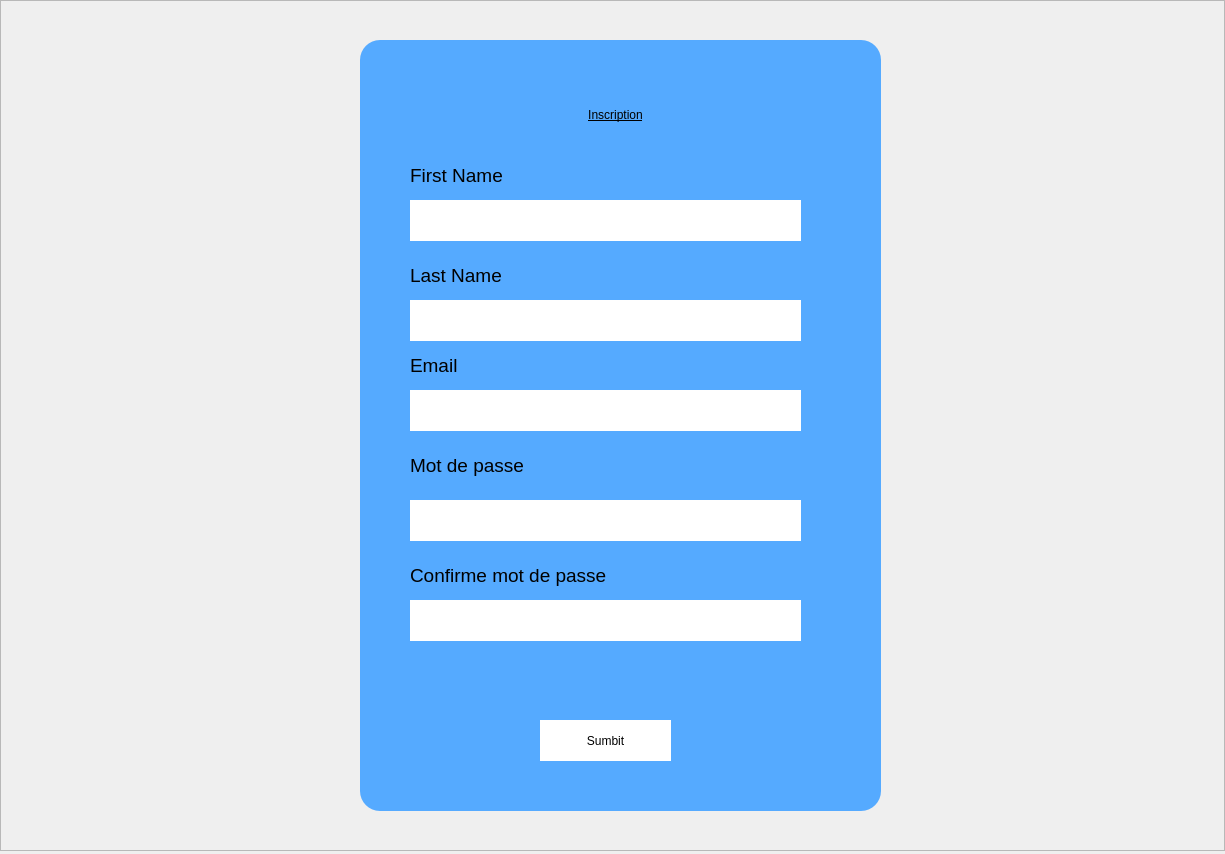
<?xml version="1.0" encoding="UTF-8"?>
<ui version="4.0">
 <class>MainWindow</class>
 <widget class="QMainWindow" name="MainWindow">
  <property name="geometry">
   <rect>
    <x>0</x>
    <y>0</y>
    <width>1225</width>
    <height>854</height>
   </rect>
  </property>
  <property name="windowTitle">
   <string>MainWindow</string>
  </property>
  <widget class="QWidget" name="centralwidget">
   <widget class="QFrame" name="frame">
    <property name="geometry">
     <rect>
      <x>0</x>
      <y>0</y>
      <width>1225</width>
      <height>851</height>
     </rect>
    </property>
    <property name="styleSheet">
     <string notr="true"/>
    </property>
    <property name="frameShape">
     <enum>QFrame::StyledPanel</enum>
    </property>
    <property name="frameShadow">
     <enum>QFrame::Raised</enum>
    </property>
    <widget class="QLabel" name="label">
     <property name="geometry">
      <rect>
       <x>0</x>
       <y>0</y>
       <width>1225</width>
       <height>851</height>
      </rect>
     </property>
     <property name="styleSheet">
      <string notr="true">image: url(:/images/Static/background.webp);</string>
     </property>
     <property name="text">
      <string/>
     </property>
     <property name="pixmap">
      <pixmap resource="../resources.qrc">:/images/Static/background.webp</pixmap>
     </property>
     <property name="scaledContents">
      <bool>true</bool>
     </property>
    </widget>
    <widget class="QFrame" name="frame_2">
     <property name="geometry">
      <rect>
       <x>360</x>
       <y>40</y>
       <width>521</width>
       <height>771</height>
      </rect>
     </property>
     <property name="styleSheet">
      <string notr="true">background-color: rgb(255, 255, 255);
border-radius:20px;
background-color: rgb(85, 170, 255);</string>
     </property>
     <property name="frameShape">
      <enum>QFrame::StyledPanel</enum>
     </property>
     <property name="frameShadow">
      <enum>QFrame::Raised</enum>
     </property>
     <widget class="QLabel" name="header">
      <property name="geometry">
       <rect>
        <x>160</x>
        <y>50</y>
        <width>191</width>
        <height>51</height>
       </rect>
      </property>
      <property name="styleSheet">
       <string notr="true">font: 25 20pt &quot;Segoe UI Light&quot;;
text-decoration: underline;</string>
      </property>
      <property name="text">
       <string>&lt;html&gt;&lt;head/&gt;&lt;body&gt;&lt;p align=&quot;center&quot;&gt;Inscription&lt;/p&gt;&lt;/body&gt;&lt;/html&gt;</string>
      </property>
     </widget>
     <widget class="QLabel" name="firstnamelabel">
      <property name="geometry">
       <rect>
        <x>50</x>
        <y>120</y>
        <width>151</width>
        <height>31</height>
       </rect>
      </property>
      <property name="text">
       <string>&lt;html&gt;&lt;head/&gt;&lt;body&gt;&lt;p&gt;&lt;span style=&quot; font-size:14pt;&quot;&gt;First Name &lt;/span&gt;&lt;/p&gt;&lt;/body&gt;&lt;/html&gt;</string>
      </property>
     </widget>
     <widget class="QLabel" name="Lastnamelabel">
      <property name="geometry">
       <rect>
        <x>50</x>
        <y>220</y>
        <width>151</width>
        <height>31</height>
       </rect>
      </property>
      <property name="text">
       <string>&lt;html&gt;&lt;head/&gt;&lt;body&gt;&lt;p&gt;&lt;span style=&quot; font-size:14pt;&quot;&gt;Last Name &lt;/span&gt;&lt;/p&gt;&lt;/body&gt;&lt;/html&gt;</string>
      </property>
     </widget>
     <widget class="QLabel" name="emaillabel">
      <property name="geometry">
       <rect>
        <x>50</x>
        <y>310</y>
        <width>151</width>
        <height>31</height>
       </rect>
      </property>
      <property name="text">
       <string>&lt;html&gt;&lt;head/&gt;&lt;body&gt;&lt;p&gt;&lt;span style=&quot; font-size:14pt;&quot;&gt;Email&lt;/span&gt;&lt;/p&gt;&lt;/body&gt;&lt;/html&gt;</string>
      </property>
     </widget>
     <widget class="QLabel" name="motdepasselabel">
      <property name="geometry">
       <rect>
        <x>50</x>
        <y>410</y>
        <width>151</width>
        <height>31</height>
       </rect>
      </property>
      <property name="text">
       <string>&lt;html&gt;&lt;head/&gt;&lt;body&gt;&lt;p&gt;&lt;span style=&quot; font-size:14pt;&quot;&gt;Mot de passe&lt;/span&gt;&lt;/p&gt;&lt;/body&gt;&lt;/html&gt;</string>
      </property>
     </widget>
     <widget class="QLabel" name="confrimelabel">
      <property name="geometry">
       <rect>
        <x>50</x>
        <y>520</y>
        <width>251</width>
        <height>31</height>
       </rect>
      </property>
      <property name="text">
       <string>&lt;html&gt;&lt;head/&gt;&lt;body&gt;&lt;p&gt;&lt;span style=&quot; font-size:14pt;&quot;&gt;Confirme mot de passe&lt;/span&gt;&lt;/p&gt;&lt;/body&gt;&lt;/html&gt;</string>
      </property>
     </widget>
     <widget class="QLineEdit" name="firstnameline">
      <property name="geometry">
       <rect>
        <x>50</x>
        <y>160</y>
        <width>391</width>
        <height>41</height>
       </rect>
      </property>
      <property name="styleSheet">
       <string notr="true">background-color: rgb(255, 255, 255);
border-radius:none;</string>
      </property>
     </widget>
     <widget class="QLineEdit" name="lastnameline">
      <property name="geometry">
       <rect>
        <x>50</x>
        <y>260</y>
        <width>391</width>
        <height>41</height>
       </rect>
      </property>
      <property name="styleSheet">
       <string notr="true">background-color: rgb(255, 255, 255);
border-radius:none;</string>
      </property>
     </widget>
     <widget class="QLineEdit" name="emailline">
      <property name="geometry">
       <rect>
        <x>50</x>
        <y>350</y>
        <width>391</width>
        <height>41</height>
       </rect>
      </property>
      <property name="styleSheet">
       <string notr="true">background-color: rgb(255, 255, 255);
border-radius:none;</string>
      </property>
     </widget>
     <widget class="QLineEdit" name="motdepasseline">
      <property name="geometry">
       <rect>
        <x>50</x>
        <y>460</y>
        <width>391</width>
        <height>41</height>
       </rect>
      </property>
      <property name="styleSheet">
       <string notr="true">background-color: rgb(255, 255, 255);
border-radius:none;</string>
      </property>
     </widget>
     <widget class="QLineEdit" name="confrimeline">
      <property name="geometry">
       <rect>
        <x>50</x>
        <y>560</y>
        <width>391</width>
        <height>41</height>
       </rect>
      </property>
      <property name="styleSheet">
       <string notr="true">background-color: rgb(255, 255, 255);
border-radius:none;
</string>
      </property>
     </widget>
     <widget class="QPushButton" name="sumbit_btn">
      <property name="geometry">
       <rect>
        <x>180</x>
        <y>680</y>
        <width>131</width>
        <height>41</height>
       </rect>
      </property>
      <property name="styleSheet">
       <string notr="true">background-color: rgb(255, 255, 255);
font: 14pt &quot;MS Shell Dlg 2&quot;;
border-radius:none;</string>
      </property>
      <property name="text">
       <string>Sumbit</string>
      </property>
      <property name="autoDefault">
       <bool>false</bool>
      </property>
      <property name="default">
       <bool>true</bool>
      </property>
      <property name="flat">
       <bool>false</bool>
      </property>
     </widget>
     <widget class="QLabel" name="correction">
      <property name="geometry">
       <rect>
        <x>50</x>
        <y>630</y>
        <width>391</width>
        <height>41</height>
       </rect>
      </property>
      <property name="text">
       <string/>
      </property>
     </widget>
    </widget>
   </widget>
  </widget>
 </widget>
 <resources>
  <include location="../resources.qrc"/>
 </resources>
 <connections/>
</ui>
